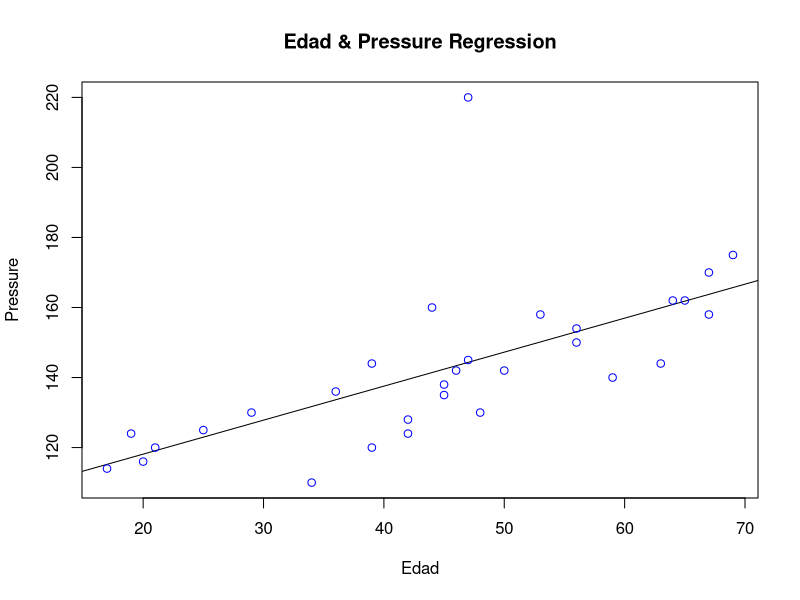
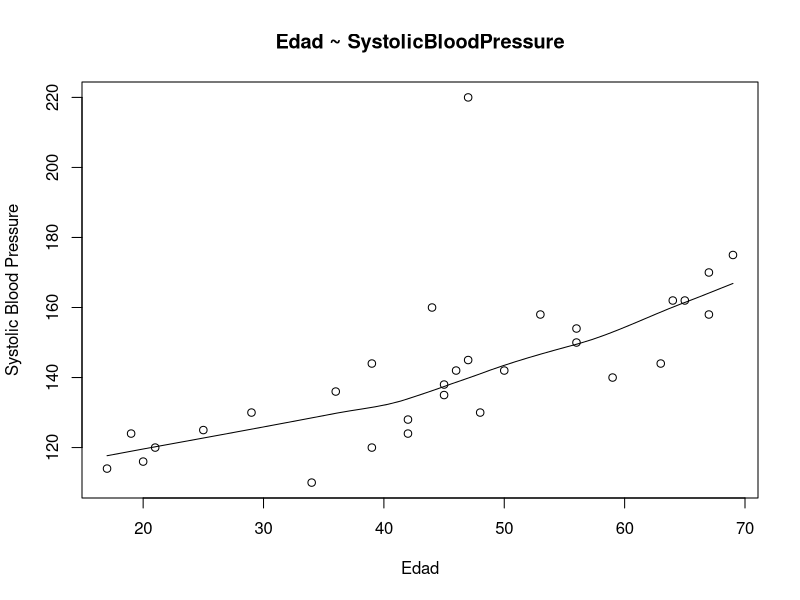
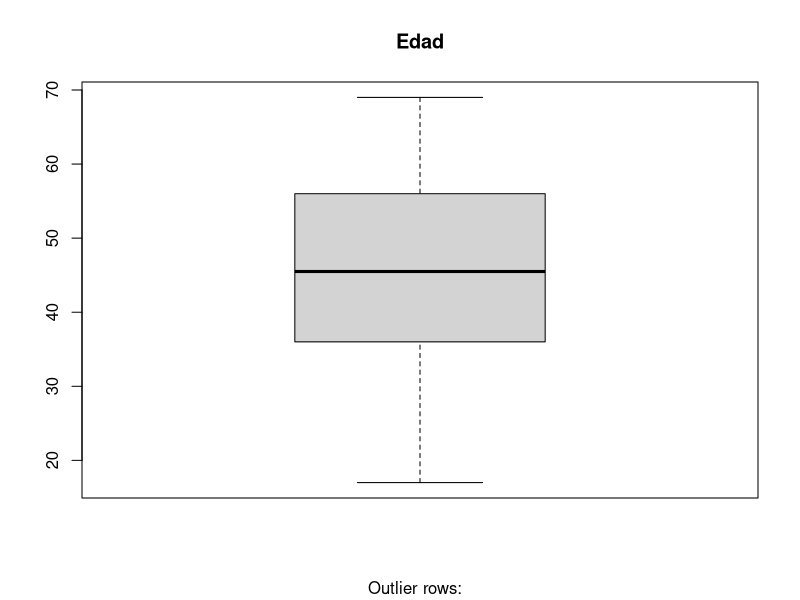
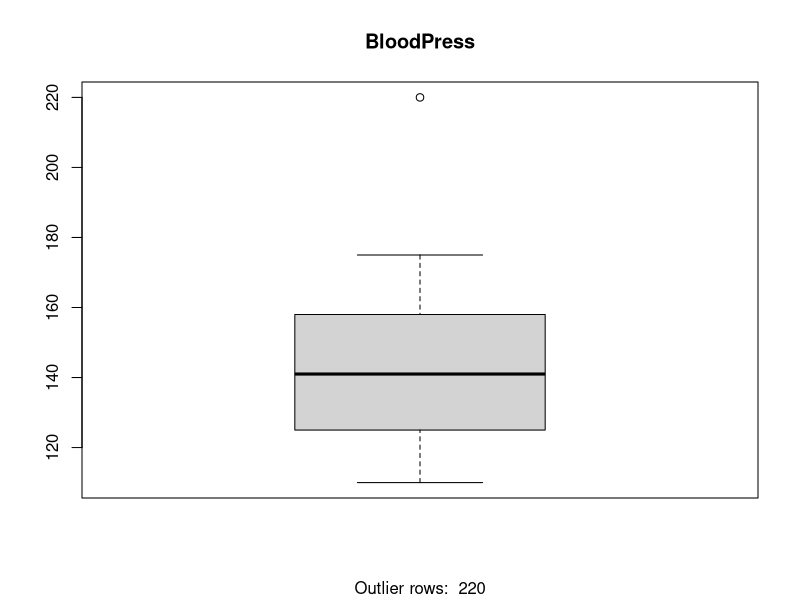
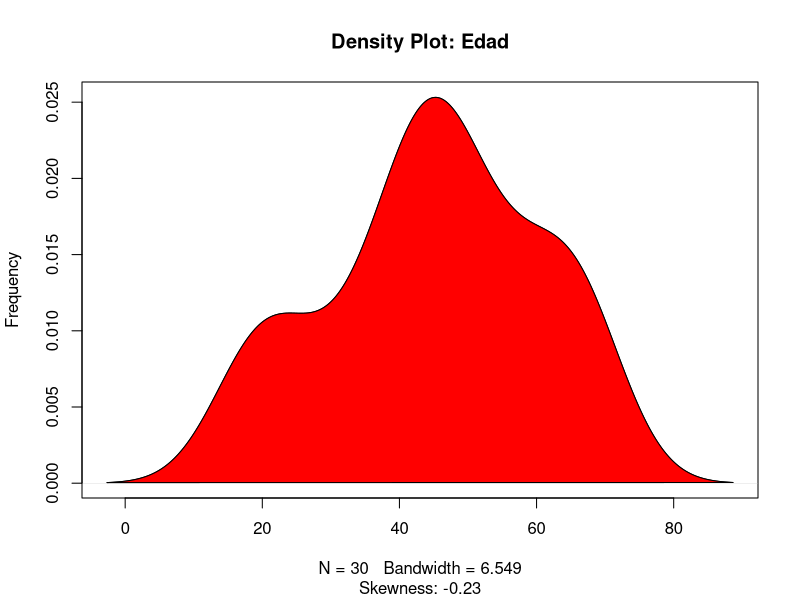
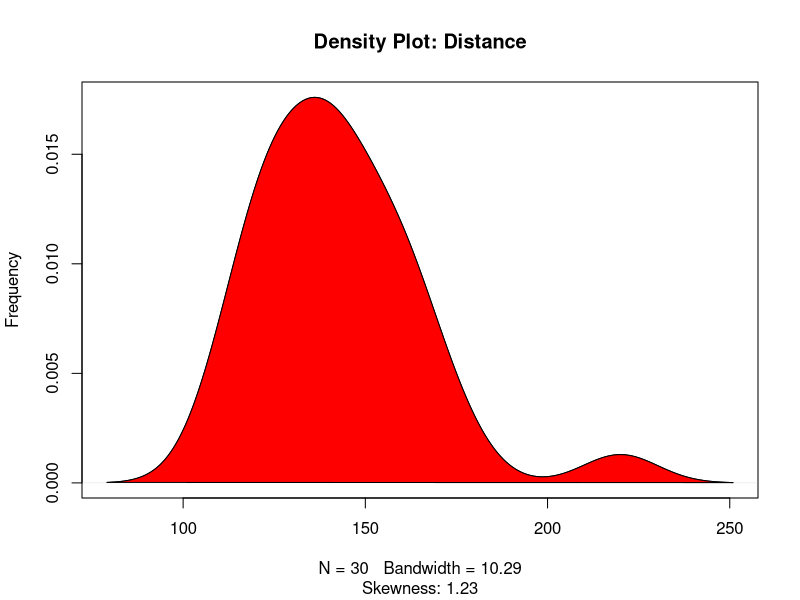

Write the R code that produced these figures, in order.
#!/usr/bin/env Rscript
## CAMBIAR AL PATH ACTUAL

library(gridExtra)

##########################
# LEER CSV
#########################
data1 <- read.csv("Practica2/Archivos Entrada Final/CSVs/PresionSanguineaEdad.csv")
presion <-as.data.frame(data1)
print(cor(presion$Edad, presion$Systolic.Blood.Pressure))
print("LA CORRELACION ES MAS CERCANA A 1, POR LO TANTO EXISTE UNA RELACION FUERTE")

linearMod <- lm(Edad ~ Systolic.Blood.Pressure, data=presion)  # build linear regression model on full data
print(linearMod)
info <- summary(linearMod)
print(info)

modelSummary <- summary(linearMod)  # capture model summary as an object
modelCoeffs <- modelSummary$coefficients  # model coefficients
beta.estimate <- modelCoeffs["Systolic.Blood.Pressure", "Estimate"]  # get beta estimate for speed
std.error <- modelCoeffs["Systolic.Blood.Pressure", "Std. Error"]  # get std.error for speed
t_value <- beta.estimate/std.error  # calc t statistic
p_value <- 2*pt(-abs(t_value), df=nrow(presion)-ncol(presion))  # calc p Value
f_statistic <- linearMod$fstatistic[1]  # fstatistic
f <- summary(linearMod)$fstatistic  # parameters for model p-value calc
model_p <- pf(f[1], f[2], f[3], lower=FALSE)

########################FORMULA#######################
png(file = "Regrsoiom6.png")
# Plot the chart.
plot(presion$Edad, presion$Systolic.Blood.Pressure,col = "blue",
     abline(lm(presion$Systolic.Blood.Pressure~presion$Edad)),
     main = "Edad & Pressure Regression",
     #cex = 1.3,pch = 16,
     xlab = "Edad",
     ylab = "Pressure",
     #sub=paste("Funciones: ", linearMod$coefficients)
        )
# Save the file.
dev.off()
########################ANALISIS######################
#/////////////////

png(file = "r01.png")
scatter.smooth(x=presion$Edad, y=presion$Systolic.Blood.Pressure, 
               main="Edad ~ SystolicBloodPressure",
               ylab="Systolic Blood Pressure", 
               xlab="Edad", 
               )  # scatterplot
dev.off()
par(mfrow=c(1, 2))  # divide graph area in 2 columns
#/////////////////
png(file = "R1.png")
boxplot(presion$Edad, main="Edad", sub=paste("Outlier rows: ", boxplot.stats(presion$Edad)$out))  # box plot for 'Edad'
dev.off()
#/////////////////
png(file = "R2.png")
boxplot(presion$Systolic.Blood.Pressure, main="BloodPress", sub=paste("Outlier rows: ", boxplot.stats(presion$Systolic.Blood.Pressure)$out))  # box plot for 'distance'
dev.off()
#////////////////
install.packages("e1071",dependencies=T)
library(e1071)
par(mfrow=c(1, 2))  # divide graph area in 2 columns
png(file = "R3.png")
plot(density(presion$Edad), main="Density Plot: Edad", ylab="Frequency", sub=paste("Skewness:", round(e1071::skewness(presion$Edad), 2)))  # density plot for 'speed'
polygon(density(presion$Edad), col="red")
dev.off()
#////////////////
png(file = "R4.png")
plot(density(presion$Systolic.Blood.Pressure), main="Density Plot: Distance", ylab="Frequency", sub=paste("Skewness:", round(e1071::skewness(presion$Systolic.Blood.Pressure), 2)))  # density plot for 'dist'
polygon(density(presion$Systolic.Blood.Pressure), col="red")
dev.off()